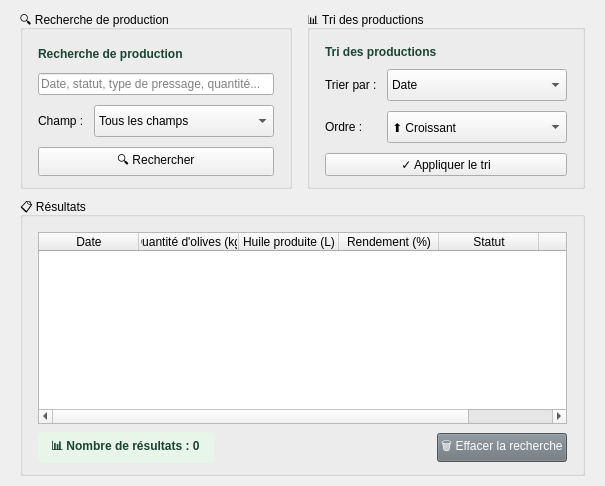
      <widget class="QWidget" name="tabRechercheTri">
       <attribute name="title">
        <string>🔍 Recherche &amp; Tri</string>
       </attribute>
       <layout class="QVBoxLayout" name="layoutRechercheTri">
        <property name="spacing">
         <number>8</number>
        </property>
        <property name="leftMargin">
         <number>20</number>
        </property>
        <property name="topMargin">
         <number>10</number>
        </property>
        <property name="rightMargin">
         <number>20</number>
        </property>
        <property name="bottomMargin">
         <number>10</number>
        </property>
        <item>
         <layout class="QHBoxLayout" name="layoutSearchSortZones">
          <property name="spacing">
           <number>15</number>
          </property>
          <item>
           <widget class="QGroupBox" name="groupRecherche">
            <property name="title">
             <string>🔍 Recherche de production</string>
            </property>
            <layout class="QVBoxLayout" name="layoutRecherche">
             <property name="spacing">
              <number>10</number>
             </property>
             <property name="leftMargin">
              <number>15</number>
             </property>
             <property name="topMargin">
              <number>15</number>
             </property>
             <property name="rightMargin">
              <number>15</number>
             </property>
             <property name="bottomMargin">
              <number>10</number>
             </property>
             <item>
              <widget class="QLabel" name="lblSearchTitle">
               <property name="styleSheet">
                <string notr="true">font-weight: bold; color: #1B4332;</string>
               </property>
               <property name="text">
                <string>Recherche de production</string>
               </property>
              </widget>
             </item>
             <item>
              <widget class="QLineEdit" name="lineEditSearch">
               <property name="placeholderText">
                <string>Date, statut, type de pressage, quantité...</string>
               </property>
              </widget>
             </item>
             <item>
              <layout class="QHBoxLayout" name="layoutSearchField">
               <item>
                <widget class="QLabel" name="lblSearchField">
                 <property name="text">
                  <string>Champ :</string>
                 </property>
                </widget>
               </item>
               <item>
                <widget class="QComboBox" name="comboSearchField">
                 <property name="minimumSize">
                  <size>
                   <width>180</width>
                   <height>32</height>
                  </size>
                 </property>
                 <item>
                  <property name="text">
                   <string>Tous les champs</string>
                  </property>
                 </item>
                 <item>
                  <property name="text">
                   <string>Date</string>
                  </property>
                 </item>
                 <item>
                  <property name="text">
                   <string>Statut</string>
                  </property>
                 </item>
                 <item>
                  <property name="text">
                   <string>Type de pressage</string>
                  </property>
                 </item>
                 <item>
                  <property name="text">
                   <string>Quantité d'olives</string>
                  </property>
                 </item>
                 <item>
                  <property name="text">
                   <string>Qualité</string>
                  </property>
                 </item>
                </widget>
               </item>
              </layout>
             </item>
             <item>
              <widget class="QPushButton" name="btnSearch">
               <property name="text">
                <string>🔍 Rechercher</string>
               </property>
              </widget>
             </item>
            </layout>
           </widget>
          </item>
          <item>
           <widget class="QGroupBox" name="groupTri">
            <property name="title">
             <string>📊 Tri des productions</string>
            </property>
            <layout class="QVBoxLayout" name="layoutTri">
             <property name="spacing">
              <number>10</number>
             </property>
             <property name="leftMargin">
              <number>15</number>
             </property>
             <property name="topMargin">
              <number>15</number>
             </property>
             <property name="rightMargin">
              <number>15</number>
             </property>
             <property name="bottomMargin">
              <number>10</number>
             </property>
             <item>
              <widget class="QLabel" name="lblSortTitle">
               <property name="styleSheet">
                <string notr="true">font-weight: bold; color: #1B4332;</string>
               </property>
               <property name="text">
                <string>Tri des productions</string>
               </property>
              </widget>
             </item>
             <item>
              <layout class="QHBoxLayout" name="layoutSortField">
               <item>
                <widget class="QLabel" name="lblSortField">
                 <property name="text">
                  <string>Trier par :</string>
                 </property>
                </widget>
               </item>
               <item>
                <widget class="QComboBox" name="comboSortField">
                 <property name="minimumSize">
                  <size>
                   <width>180</width>
                   <height>32</height>
                  </size>
                 </property>
                 <item>
                  <property name="text">
                   <string>Date</string>
                  </property>
                 </item>
                 <item>
                  <property name="text">
                   <string>Quantité d'olives</string>
                  </property>
                 </item>
                 <item>
                  <property name="text">
                   <string>Huile produite</string>
                  </property>
                 </item>
                 <item>
                  <property name="text">
                   <string>Rendement</string>
                  </property>
                 </item>
                 <item>
                  <property name="text">
                   <string>Statut</string>
                  </property>
                 </item>
                </widget>
               </item>
              </layout>
             </item>
             <item>
              <layout class="QHBoxLayout" name="layoutSortOrder">
               <item>
                <widget class="QLabel" name="lblSortOrder">
                 <property name="text">
                  <string>Ordre :</string>
                 </property>
                </widget>
               </item>
               <item>
                <widget class="QComboBox" name="comboSortOrder">
                 <property name="minimumSize">
                  <size>
                   <width>180</width>
                   <height>32</height>
                  </size>
                 </property>
                 <item>
                  <property name="text">
                   <string>⬆ Croissant</string>
                  </property>
                 </item>
                 <item>
                  <property name="text">
                   <string>⬇ Décroissant</string>
                  </property>
                 </item>
                </widget>
               </item>
              </layout>
             </item>
             <item>
              <widget class="QPushButton" name="btnApplySort">
               <property name="text">
                <string>✓ Appliquer le tri</string>
               </property>
              </widget>
             </item>
            </layout>
           </widget>
          </item>
         </layout>
        </item>
        <item>
         <widget class="QGroupBox" name="groupResultats">
          <property name="title">
           <string>📋 Résultats</string>
          </property>
          <layout class="QVBoxLayout" name="layoutResultats">
           <property name="spacing">
            <number>8</number>
           </property>
           <property name="leftMargin">
            <number>15</number>
           </property>
           <property name="topMargin">
            <number>15</number>
           </property>
           <property name="rightMargin">
            <number>15</number>
           </property>
           <property name="bottomMargin">
            <number>10</number>
           </property>
           <item>
            <widget class="QTableWidget" name="tableSearchResults">
             <property name="minimumSize">
              <size>
               <width>0</width>
               <height>180</height>
              </size>
             </property>
             <property name="alternatingRowColors">
              <bool>true</bool>
             </property>
             <property name="selectionBehavior">
              <enum>QAbstractItemView::SelectionBehavior::SelectRows</enum>
             </property>
             <column>
              <property name="text">
               <string>Date</string>
              </property>
             </column>
             <column>
              <property name="text">
               <string>Quantité d'olives (kg)</string>
              </property>
             </column>
             <column>
              <property name="text">
               <string>Huile produite (L)</string>
              </property>
             </column>
             <column>
              <property name="text">
               <string>Rendement (%)</string>
              </property>
             </column>
             <column>
              <property name="text">
               <string>Statut</string>
              </property>
             </column>
             <column>
              <property name="text">
               <string>Qualité</string>
              </property>
             </column>
            </widget>
           </item>
           <item>
            <layout class="QHBoxLayout" name="layoutResultsFooter">
             <item>
              <widget class="QLabel" name="lblResultCount">
               <property name="styleSheet">
                <string notr="true">font-weight: bold; color: #1B4332; padding: 5px 10px; background-color: #e8f5e9; border-radius: 4px;</string>
               </property>
               <property name="text">
                <string>📊 Nombre de résultats : 0</string>
               </property>
              </widget>
             </item>
             <item>
              <spacer name="spacerResultsFooter">
               <property name="orientation">
                <enum>Qt::Orientation::Horizontal</enum>
               </property>
               <property name="sizeHint" stdset="0">
                <size>
                 <width>40</width>
                 <height>20</height>
                </size>
               </property>
              </spacer>
             </item>
             <item>
              <widget class="QPushButton" name="btnClearSearch">
               <property name="styleSheet">
                <string notr="true">background-color: #6c757d; color: white;</string>
               </property>
               <property name="text">
                <string>🗑 Effacer la recherche</string>
               </property>
              </widget>
             </item>
            </layout>
           </item>
          </layout>
         </widget>
        </item>
       </layout>
      </widget>
